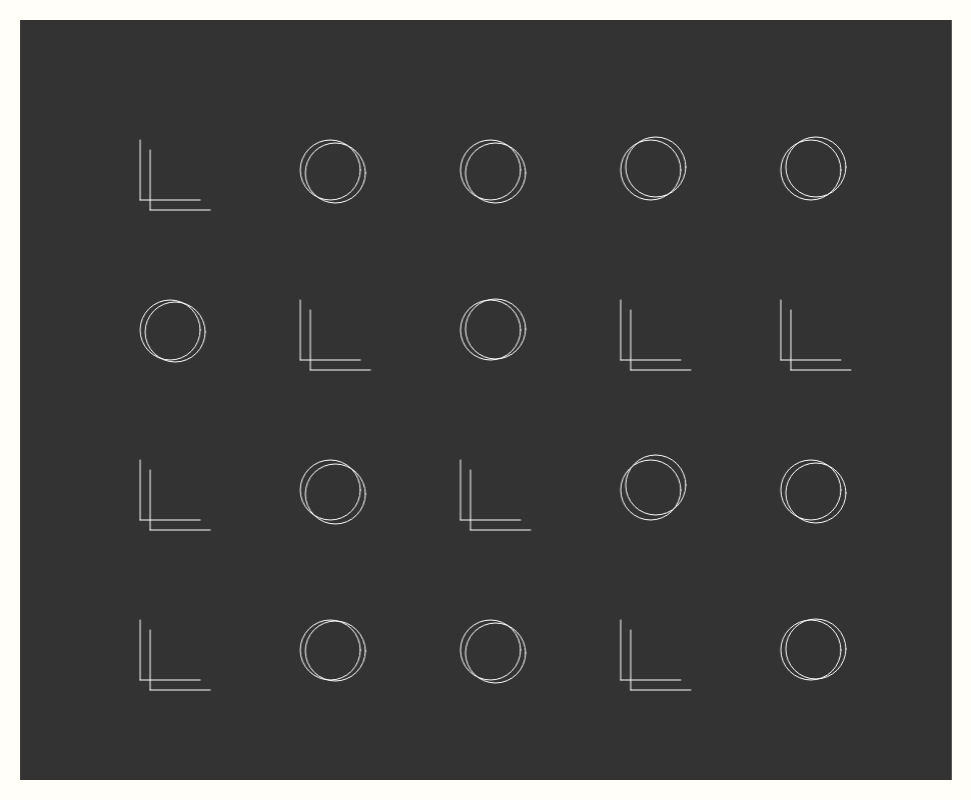
Frame 1 (no input)
Frame 60 (no input): identical to frame 1, image omitted
Frame 120 (the mouse pressed at the canvas centre since frame 60): identical to frame 1, image omitted

The p5.js sketch that drew this single still picture (run headless with seeded random() and noise() and a simulated clock; from frame 60 on, the mouse is pressed at the canvas centre):

// p5.js sketch
// ── sketch.js
var li_w=40;
var step_x=li_w*4;
var step_y=li_w*4;

function setup() {
  createCanvas(970.8204,800);
  colorMode(HSB,360,100,100,100);     
  background("#333333");
  margin();
  line_rn();
}

function draw() {
 
}
var r=0;
var rn=0;
function line_rn(){
  for(var y=step_y+40;y<height;y+=step_y){
    for(var x=step_x-20;x<width-li_w;x+=step_x){
      rn=floor(random(0,2));
      stroke("#FFFFFF");
      strokeWeight(1);
      push();
      translate(x,y);
      if(rn==1){
      line(0,0,60,0);
      line(0,-60,0,0);
      line(10,-50,10,10);
      line(10,10,70,10);
    }else{
      ellipse(30,-30,60,60);
      ellipse(35,-30+floor(random(-5,6)),60,60); 
    }
      pop();
    }
  }
}

function margin(){
  noFill();
  stroke("#FFFEF9");
  strokeWeight(li_w);
  rect(0,0,width,height);
}
